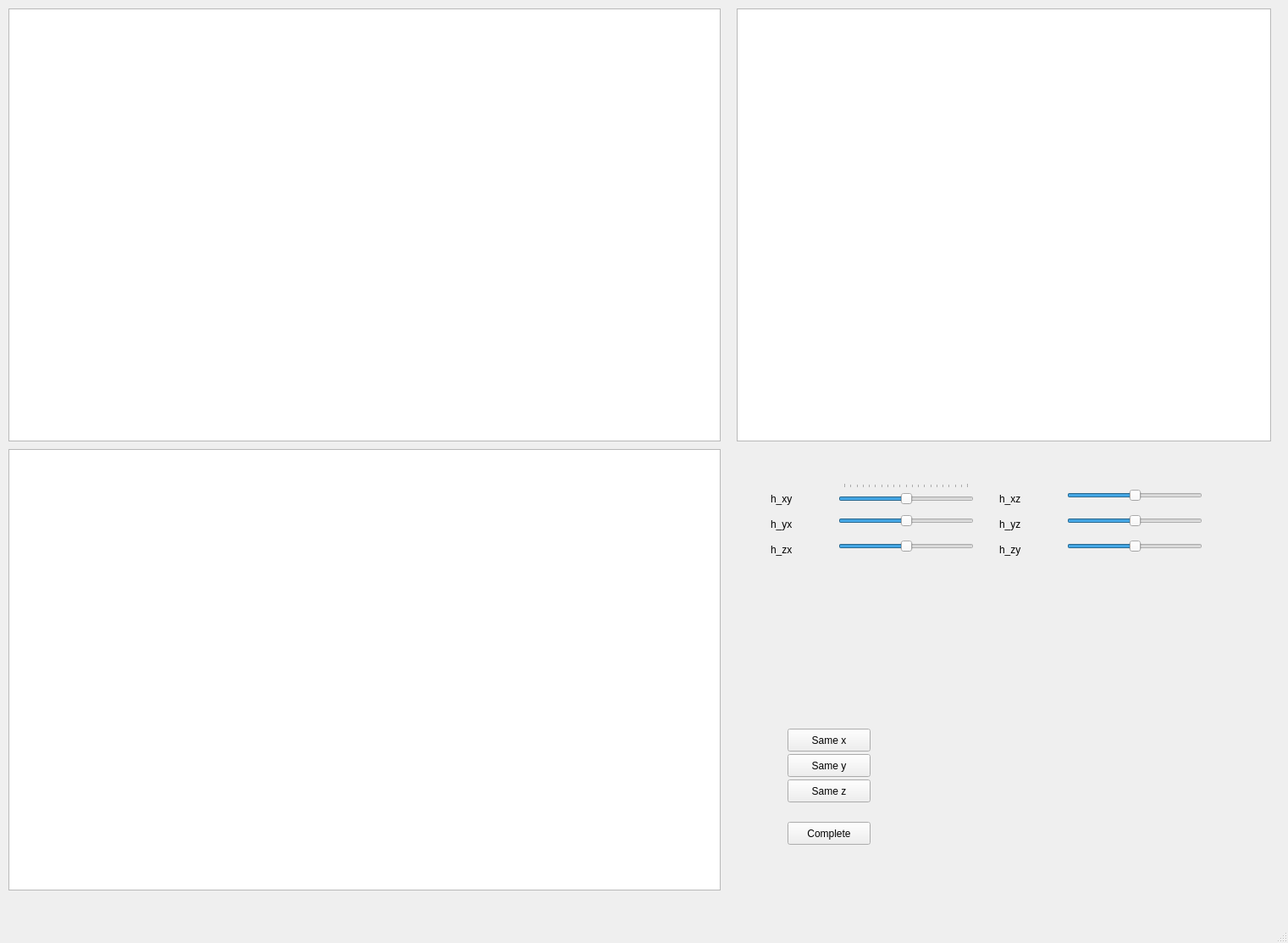
<?xml version="1.0" encoding="UTF-8"?>
<ui version="4.0">
 <class>RectificationGUI</class>
 <widget class="QMainWindow" name="RectificationGUI">
  <property name="geometry">
   <rect>
    <x>0</x>
    <y>0</y>
    <width>1521</width>
    <height>1113</height>
   </rect>
  </property>
  <property name="windowTitle">
   <string>MainWindow</string>
  </property>
  <widget class="QWidget" name="centralwidget">
   <widget class="QGraphicsView" name="coronal_gview">
    <property name="geometry">
     <rect>
      <x>870</x>
      <y>10</y>
      <width>631</width>
      <height>511</height>
     </rect>
    </property>
   </widget>
   <widget class="QGraphicsView" name="horizontal_gview">
    <property name="geometry">
     <rect>
      <x>10</x>
      <y>530</y>
      <width>841</width>
      <height>521</height>
     </rect>
    </property>
   </widget>
   <widget class="QGraphicsView" name="sagittal_gview">
    <property name="geometry">
     <rect>
      <x>10</x>
      <y>10</y>
      <width>841</width>
      <height>511</height>
     </rect>
    </property>
   </widget>
   <widget class="QPushButton" name="button_sameX">
    <property name="geometry">
     <rect>
      <x>930</x>
      <y>860</y>
      <width>98</width>
      <height>27</height>
     </rect>
    </property>
    <property name="text">
     <string>Same x</string>
    </property>
   </widget>
   <widget class="QPushButton" name="button_sameY">
    <property name="geometry">
     <rect>
      <x>930</x>
      <y>890</y>
      <width>98</width>
      <height>27</height>
     </rect>
    </property>
    <property name="text">
     <string>Same y</string>
    </property>
   </widget>
   <widget class="QPushButton" name="button_sameZ">
    <property name="geometry">
     <rect>
      <x>930</x>
      <y>920</y>
      <width>98</width>
      <height>27</height>
     </rect>
    </property>
    <property name="text">
     <string>Same z</string>
    </property>
   </widget>
   <widget class="QPushButton" name="button_done">
    <property name="geometry">
     <rect>
      <x>930</x>
      <y>970</y>
      <width>98</width>
      <height>27</height>
     </rect>
    </property>
    <property name="text">
     <string>Complete</string>
    </property>
   </widget>
   <widget class="QSlider" name="slider_hxy">
    <property name="geometry">
     <rect>
      <x>990</x>
      <y>570</y>
      <width>160</width>
      <height>29</height>
     </rect>
    </property>
    <property name="minimum">
     <number>-100</number>
    </property>
    <property name="maximum">
     <number>100</number>
    </property>
    <property name="tracking">
     <bool>true</bool>
    </property>
    <property name="orientation">
     <enum>Qt::Horizontal</enum>
    </property>
    <property name="invertedAppearance">
     <bool>false</bool>
    </property>
    <property name="invertedControls">
     <bool>false</bool>
    </property>
    <property name="tickPosition">
     <enum>QSlider::TicksAbove</enum>
    </property>
   </widget>
   <widget class="QLabel" name="label">
    <property name="geometry">
     <rect>
      <x>910</x>
      <y>580</y>
      <width>66</width>
      <height>17</height>
     </rect>
    </property>
    <property name="text">
     <string>h_xy</string>
    </property>
   </widget>
   <widget class="QLabel" name="label_2">
    <property name="geometry">
     <rect>
      <x>910</x>
      <y>610</y>
      <width>66</width>
      <height>17</height>
     </rect>
    </property>
    <property name="text">
     <string>h_yx</string>
    </property>
   </widget>
   <widget class="QSlider" name="slider_hyx">
    <property name="geometry">
     <rect>
      <x>990</x>
      <y>600</y>
      <width>160</width>
      <height>29</height>
     </rect>
    </property>
    <property name="minimum">
     <number>-100</number>
    </property>
    <property name="maximum">
     <number>100</number>
    </property>
    <property name="orientation">
     <enum>Qt::Horizontal</enum>
    </property>
   </widget>
   <widget class="QLabel" name="label_3">
    <property name="geometry">
     <rect>
      <x>910</x>
      <y>640</y>
      <width>66</width>
      <height>17</height>
     </rect>
    </property>
    <property name="text">
     <string>h_zx</string>
    </property>
   </widget>
   <widget class="QSlider" name="slider_hzx">
    <property name="geometry">
     <rect>
      <x>990</x>
      <y>630</y>
      <width>160</width>
      <height>29</height>
     </rect>
    </property>
    <property name="minimum">
     <number>-100</number>
    </property>
    <property name="maximum">
     <number>100</number>
    </property>
    <property name="orientation">
     <enum>Qt::Horizontal</enum>
    </property>
   </widget>
   <widget class="QLabel" name="label_4">
    <property name="geometry">
     <rect>
      <x>1180</x>
      <y>580</y>
      <width>66</width>
      <height>17</height>
     </rect>
    </property>
    <property name="text">
     <string>h_xz</string>
    </property>
   </widget>
   <widget class="QSlider" name="slider_hxz">
    <property name="geometry">
     <rect>
      <x>1260</x>
      <y>570</y>
      <width>160</width>
      <height>29</height>
     </rect>
    </property>
    <property name="minimum">
     <number>-100</number>
    </property>
    <property name="maximum">
     <number>100</number>
    </property>
    <property name="orientation">
     <enum>Qt::Horizontal</enum>
    </property>
   </widget>
   <widget class="QLabel" name="label_5">
    <property name="geometry">
     <rect>
      <x>1180</x>
      <y>610</y>
      <width>66</width>
      <height>17</height>
     </rect>
    </property>
    <property name="text">
     <string>h_yz</string>
    </property>
   </widget>
   <widget class="QSlider" name="slider_hyz">
    <property name="geometry">
     <rect>
      <x>1260</x>
      <y>600</y>
      <width>160</width>
      <height>29</height>
     </rect>
    </property>
    <property name="minimum">
     <number>-100</number>
    </property>
    <property name="maximum">
     <number>100</number>
    </property>
    <property name="orientation">
     <enum>Qt::Horizontal</enum>
    </property>
   </widget>
   <widget class="QLabel" name="label_6">
    <property name="geometry">
     <rect>
      <x>1180</x>
      <y>640</y>
      <width>66</width>
      <height>17</height>
     </rect>
    </property>
    <property name="text">
     <string>h_zy</string>
    </property>
   </widget>
   <widget class="QSlider" name="slider_hzy">
    <property name="geometry">
     <rect>
      <x>1260</x>
      <y>630</y>
      <width>160</width>
      <height>29</height>
     </rect>
    </property>
    <property name="minimum">
     <number>-100</number>
    </property>
    <property name="maximum">
     <number>100</number>
    </property>
    <property name="orientation">
     <enum>Qt::Horizontal</enum>
    </property>
   </widget>
  </widget>
  <widget class="QMenuBar" name="menubar">
   <property name="geometry">
    <rect>
     <x>0</x>
     <y>0</y>
     <width>1521</width>
     <height>25</height>
    </rect>
   </property>
  </widget>
  <widget class="QStatusBar" name="statusbar"/>
 </widget>
 <resources/>
 <connections/>
</ui>
